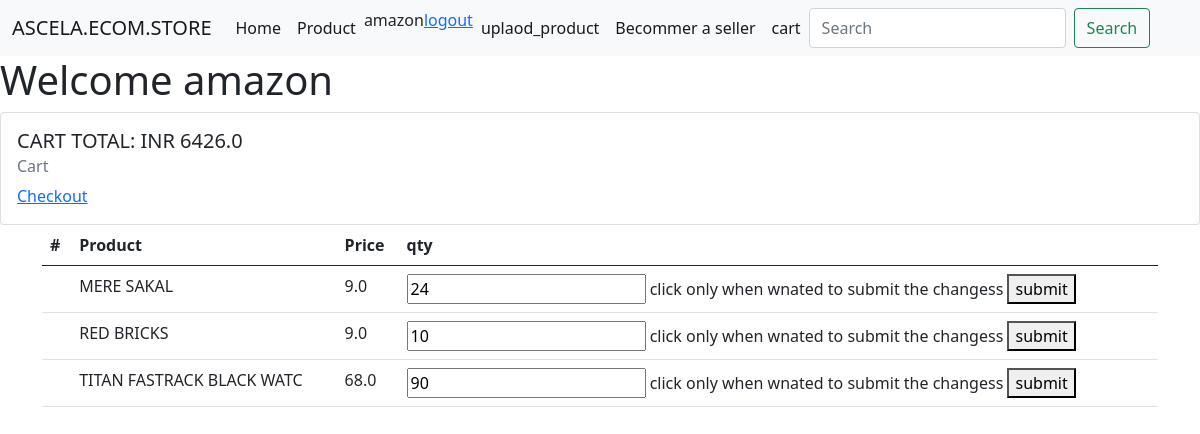
The page /cart/ (signed in) on the database its author committed.
### store/models.py (models this page shows)
class cart(models.Model):
    owner = models.OneToOneField(User,on_delete=models.CASCADE,null=True)
    cart_id = models.IntegerField(null=True)
    total_price = models.FloatField(null=True)
    def __str__(self):
        return str(self.owner)

class cartItem(models.Model):
    user = models.ForeignKey(User,null=True,on_delete=models.CASCADE)
    product = models.ForeignKey(Product, on_delete=models.SET_NULL, null=True)
    price = models.FloatField(null=True)
    cart = models.ForeignKey(cart,on_delete=models.CASCADE,null=True)
    is_ordered = models.BooleanField(default=False)
    date_added = models.DateTimeField(auto_now=True)
    qty = models.IntegerField(default=1)

class Product(models.Model):
    UNIT = (
        ('Kg','Kg'),
        ('sq. meter','sq. meter'),
        ('piece','piece'),
        ('gm','gm'),
        ('ft','ft'),
        ('meter','meter'),
        ('inch','inch'),
        ('length * thickness* breadth','length * thickness* breadth'),
        ('length * breadth', 'length * breadth'),
    )
    vendor = models.ForeignKey(Vendor,null=True,blank=False,on_delete=models.SET_NULL)
    title = models.CharField(max_length=200,null=True,blank=False)
    unit_price = models.FloatField(null=True,blank=False)
    category = TreeForeignKey('Category',
                              null=True,
                              on_delete=models.CASCADE
                            )
    unit = models.CharField(max_length=150,null=True,choices=UNIT)
    dimension = models.CharField(max_length=100,null=True,blank=True)
    quantity = models.FloatField(null=True,blank=False)
    location = models.CharField(max_length=150,blank=True)
    Avaibility = models.CharField(max_length=200,null=True,blank=True)
    description = models.CharField(max_length=1000,null=True,blank=False)
    date_created = models.DateTimeField(auto_now_add=True,null=True)
    def __str__(self):
        return self.title

### store/views.py (the view, shortened to what this page needs)
# urls.py: path('cart/',views.view_cart,name='view_cart'),
@login_required(login_url='login')
def view_cart(request):
    CART,created  = cart.objects.get_or_create(owner=request.user,cart_id=request.user.id)
    print(CART)
    items= cartItem.objects.filter(cart=CART.id)
    items = cartItem.objects.filter(cart=CART)
    total_price = calc_total_price(items)
    print(total_price)
    CART.total_price = total_price
    CART.save()
    context = {'items':items,'cart':CART}
    return render(request,'store/view_cart.html',context)

### store/views.py (called while the page is built)
def calc_total_price(items):
    amt = 0
    try:
        for x in items:
            price = x.product.unit_price * x.qty
            amt += price
    except:
        amt += items.product.unit_price * items.qty
    return amt

### store/templates/store/view_cart.html (shortened to what this page needs)
{% extends 'store/base.html' %}
{% block content %}
<h1>  Welcome  {{request.user}} </h1>
        <div class="card" >
  <div class="card-body">
    <h5 class="card-title">CART TOTAL: INR {{cart.total_price}}</h5>
    <h6 class="card-subtitle mb-2 text-muted">Cart</h6>
    <a href="{% url 'checkout' %}" class="card-link">Checkout</a>
  </div>
</div>
        <div class='container'>
            <div>
        <table class="table">
                <thead>
                <tr>
                <th scope="col">#</th>
                <th scope="col">Product</th>
                <th scope="col">Price</th>
                <th scope="col">qty</th>
                </tr>
                </thead>
  <tbody>
    <tr>
            {%  for item in items %}
               <th scope="row"></th>
             <td>{{item.product}}</td>
               <td>{{item.price}}</td>
                <td>
                <form method='POST'>   {% csrf_token%}
                <input value='{{item.qty}}' name='qty' >
                <span> click only when wnated to submit the changess</span>
        <button type='submit'> submit  </button>
</form> </td>
    </tr>
     {% endfor %}
        </table>
        </div>
</div>
{% endblock %}

### store/templates/store/base.html (shortened to what this page needs)
<!doctype html>
<html lang="en">
<head>
    <link href="https://cdn.jsdelivr.net/npm/bootstrap@5.0.0-beta3/dist/css/bootstrap.min.css" rel="stylesheet"
>
</head>
<body>
    <nav class="navbar navbar-expand-lg navbar-light bg-light">
  <div class="container-fluid">
    <a class="navbar-brand" href="#">ASCELA.ECOM.STORE</a>
    <div class="collapse navbar-collapse" id="navbarSupportedContent">
      <ul class="navbar-nav me-auto mb-2 mb-lg-0">
        <li class="nav-item">
          <a class="nav-link active" aria-current="page" href="{% url 'home' %}">Home</a>
        </li>
        <li class="nav-item">
          <a class="nav-link active " href="{% url 'product' %}"> Product</a>
        </li>
          {%  if request.user.is_authenticated %}
            <li>
            <span> <p> {{request.user}}  </p> </span>
         </li>
          <li>
              <a href= "{% url 'logout' %}">logout </a>
          </li>
          {%  endif %}
            <li class="nav-item">
          <a class="nav-link active " href="{% url 'Upload_product' %}"> uplaod_product  </a>
            </li>
            <li class="nav-item">
          <a class="nav-link active " href="{% url 'register_vendor' %}"> Becommer a seller  </a>
            </li>
           <li class="nav-item">
          <a class="nav-link active " href="{% url 'view_cart' %}"> cart </a>
            </li>
      <form class="d-flex">
        <input class="form-control me-2" type="search" placeholder="Search" aria-label="Search">
        <button class="btn btn-outline-success" type="submit">Search</button>
      </form>
    </div>
  </div>
</nav>
        {% block content %}
        {% endblock %}
</body>
</html>

### rows shown on the page
cart: total_price "6426.0"
cartItem: product "MERE SAKAL", price "9.0", qty "24"
cartItem: product "RED BRICKS", price "9.0", qty "10"
cartItem: product "TITAN FASTRACK BLACK WATC", price "68.0", qty "90"

### other values the page prints
{{ request.user }} "amazon"
